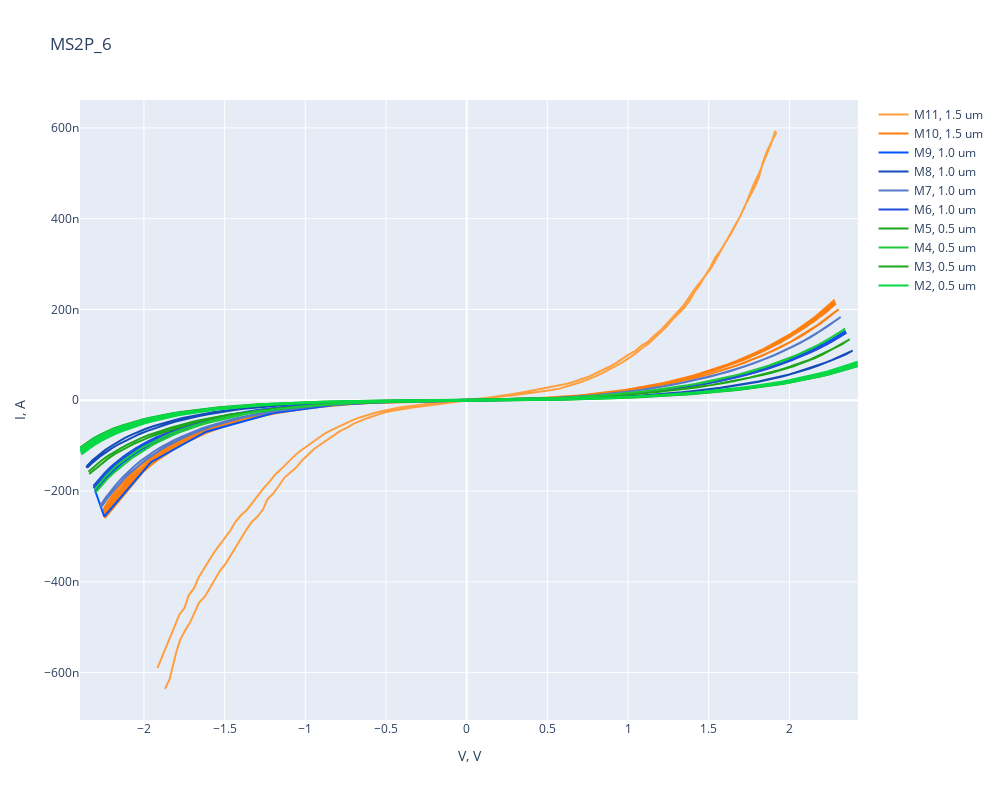

This figure's notebook cell:
### Code cell
fig = go.Figure()
plotter(fig, dfs, labels, device)

### Figure 1 — Plotly figure (JSON) as saved in the notebook; plotly's stock layout.template omitted (floating-point values rounded to 4 significant figures; data arrays with more than 128 entries replaced by an {"elided": "..."} marker saying what was removed)
{"data": [{"line": {"color": "#ff9f3f", "width": 2}, "mode": "lines", "name": "M11, 1.5 um", "type": "scatter", "x": {"elided": "202 float values"}, "y": {"elided": "202 float values"}}, {"line": {"color": "#ff7f0e", "width": 2}, "mode": "lines", "name": "M10, 1.5 um", "type": "scatter", "x": {"elided": "1178 float values"}, "y": {"elided": "1178 float values"}}, {"line": {"color": "#0055ff", "width": 2}, "mode": "lines", "name": "M9, 1.0 um", "type": "scatter", "x": {"elided": "584 float values"}, "y": {"elided": "584 float values"}}, {"line": {"color": "#144BB8", "width": 2}, "mode": "lines", "name": "M8, 1.0 um", "type": "scatter", "x": {"elided": "205 float values"}, "y": {"elided": "205 float values"}}, {"line": {"color": "#5779c9", "width": 2}, "mode": "lines", "name": "M7, 1.0 um", "type": "scatter", "x": {"elided": "205 float values"}, "y": {"elided": "205 float values"}}, {"line": {"color": "#1f4fd8", "width": 2}, "mode": "lines", "name": "M6, 1.0 um", "type": "scatter", "x": {"elided": "202 float values"}, "y": {"elided": "202 float values"}}, {"line": {"color": "#1EA619", "width": 2}, "mode": "lines", "name": "M5, 0.5 um", "type": "scatter", "x": {"elided": "202 float values"}, "y": {"elided": "202 float values"}}, {"line": {"color": "#1fc93e", "width": 2}, "mode": "lines", "name": "M4, 0.5 um", "type": "scatter", "x": {"elided": "202 float values"}, "y": {"elided": "202 float values"}}, {"line": {"color": "#1da81d", "width": 2}, "mode": "lines", "name": "M3, 0.5 um", "type": "scatter", "x": {"elided": "202 float values"}, "y": {"elided": "202 float values"}}, {"line": {"color": "#06d945", "width": 2}, "mode": "lines", "name": "M2, 0.5 um", "type": "scatter", "x": {"elided": "1212 float values"}, "y": {"elided": "1212 float values"}}], "layout": {"height": 800, "title": {"text": "MS2P_6"}, "width": 1000, "xaxis": {"title": {"text": "V, V"}}, "yaxis": {"title": {"text": "I, A"}}}}
